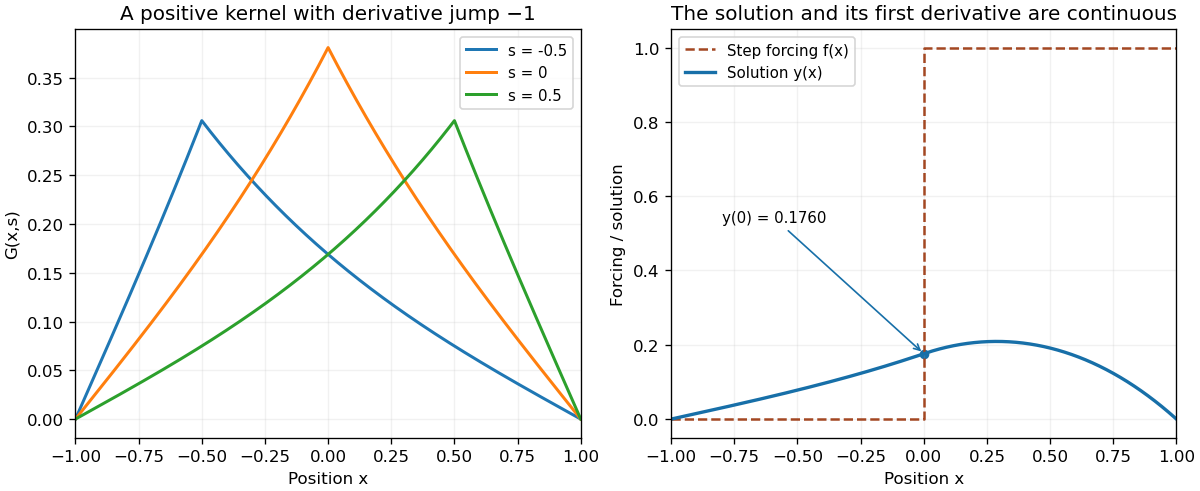

Write Python code to recreate this figure.
"""Original interval Green-kernel and step-forcing plots; output goes to cwd."""
from pathlib import Path
import numpy as np
import matplotlib
matplotlib.use('Agg')
import matplotlib.pyplot as plt

def main():
    x=np.linspace(-1,1,801)
    fig,axes=plt.subplots(1,2,figsize=(10.0,4.1),layout='constrained')
    for s in [-.5,0,.5]:
        kernel=np.sinh(1+np.minimum(x,s))*np.sinh(1-np.maximum(x,s))/np.sinh(2)
        axes[0].plot(x,kernel,label=f's = {s:g}',lw=1.8)
    axes[0].set(xlabel='Position x',ylabel='G(x,s)',title='A positive kernel with derivative jump −1');axes[0].legend(fontsize=9)
    c=(np.cosh(1)-1)/(2*np.cosh(1));b=np.cosh(1)*(np.cosh(1)-1)/np.sinh(2)
    y=np.where(x<=0,np.sinh(1+x)*(np.cosh(1)-1)/np.sinh(2),1+(c-1)*np.cosh(x)+b*np.sinh(x))
    axes[1].step([-1,0,1],[0,1,1],where='post',color='#a34722',ls='--',label='Step forcing f(x)')
    axes[1].plot(x,y,color='#176fa8',lw=2,label='Solution y(x)');axes[1].scatter([0],[c],s=23,color='#176fa8')
    axes[1].annotate(f'y(0) = {c:.4f}',(0,c),xytext=(-.8,.53),arrowprops=dict(arrowstyle='->',color='#176fa8'),fontsize=9)
    axes[1].set(xlabel='Position x',ylabel='Forcing / solution',title='The solution and its first derivative are continuous');axes[1].legend(fontsize=9,loc='upper left')
    for ax in axes:ax.grid(alpha=.17);ax.set_xlim(-1,1)
    fig.savefig(Path.cwd()/(Path(__file__).stem+'.png'),dpi=120,facecolor='white');plt.close(fig)

if __name__=='__main__':
    main()
